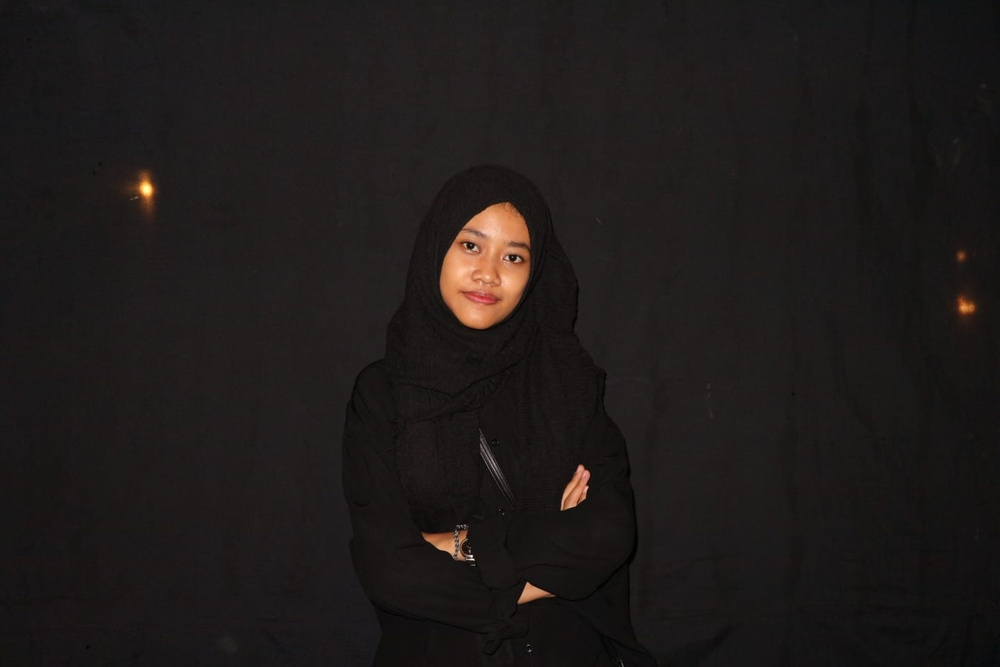
#> input picture Tugas4/ImageAfifa.jpeg, 1000 x 667 px, shrunk from 1440 x 960 before the run
$ python DFT.py
#> lines starting #> are read from the running program, lines starting #| are printed output that depends on the picture
import cv2
import numpy as np
import matplotlib.pyplot as plt

# membaca gambar dalam skala keabuan
img = cv2.imread('ImageAfifa.jpeg', cv2.IMREAD_GRAYSCALE)
#> img: shape (667, 1000); min 0, max 252, mean 28

# menghitung DFT dari gambar
dft = cv2.dft(np.float32(img), flags=cv2.DFT_COMPLEX_OUTPUT)
dft_shift = np.fft.fftshift(dft)
magnitude_spectrum = 20*np.log(cv2.magnitude(dft_shift[:, :, 0], dft_shift[:, :, 1]))
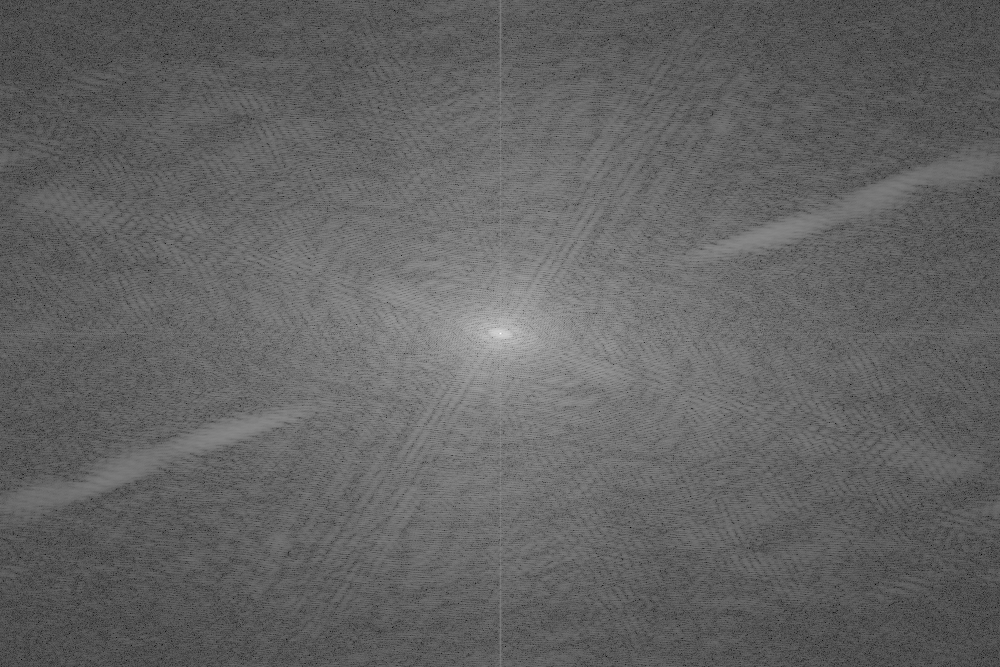
#> magnitude_spectrum: shape (667, 1000) float32; min 9.95, max 334.9, mean 136.8; drawn with min black and max white

# menampilkan gambar asli dan magnitude spectrum dari DFT
plt.subplot(121), plt.imshow(img, cmap='gray')
plt.title('Input Image'), plt.xticks([]), plt.yticks([])
plt.subplot(122), plt.imshow(magnitude_spectrum, cmap='gray')
plt.title('Frekuensi Spectrum'), plt.xticks([]), plt.yticks([])
plt.show()
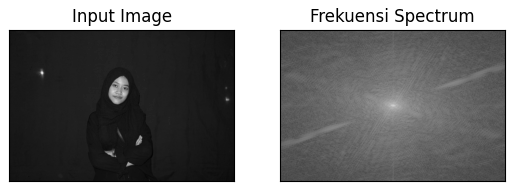
#> figure drawn by matplotlib, 2 panels
